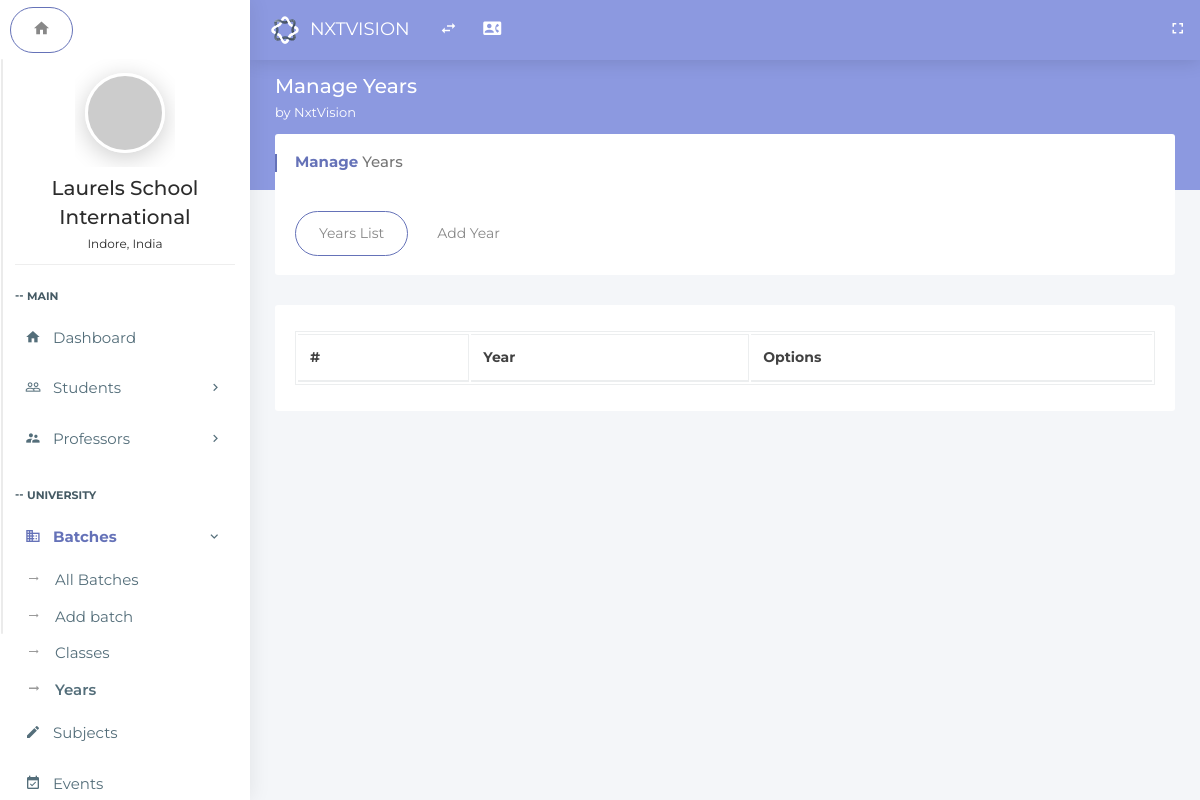
The app's page /index.php/years, older data.
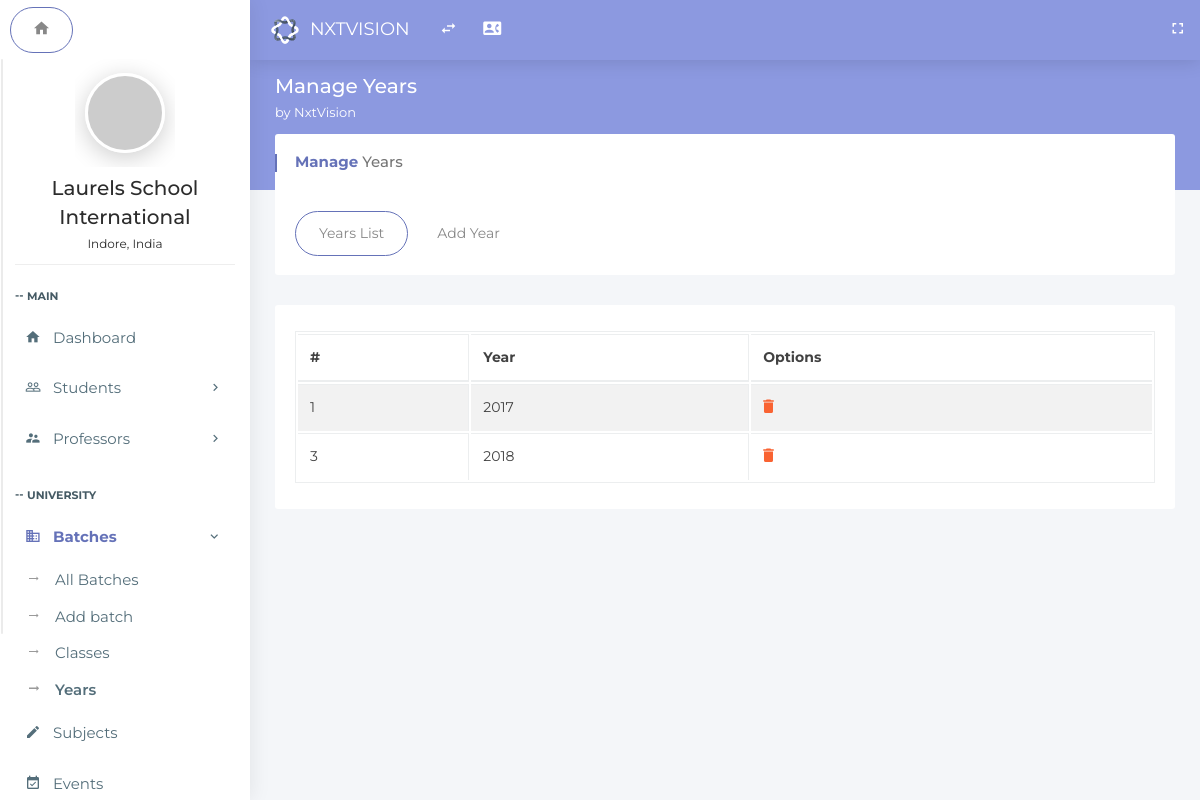
The same page, newer data.
### tables this page shows
CREATE TABLE `years_list` (
  `id` int(11) NOT NULL,
  `year` text NOT NULL
);

### application/controllers/Years.php (called while the page is built, shortened)
<?php
class Years extends MY_Controller {
	public function index()
	{
        $this->load->model('Years_model', '_years');
        $data['result'] = $this->_years->getAllYears();
		$this->load->view('years',$data);
	}
}

### index.php (called while the page is built, shortened)
<?php
require_once BASEPATH.'core/CodeIgniter.php';

### application/models/Years_model.php (called while the page is built, shortened)
<?php
class Years_model extends CI_Model
{
    public function getAllYears()
    {
        $query = $this->db->get('years_list');
        return $query;
    }
}

### application/views/years.php (the view, shortened to what this page needs)
<!doctype html>
<html class="no-js " lang="en">
<head>
<link rel="stylesheet" href="assets/plugins/bootstrap/css/bootstrap.min.css">
<link rel="stylesheet" href="assets/plugins/jquery-datatable/dataTables.bootstrap4.min.css">
<link rel="stylesheet" href="assets/css/main.css">
<link rel="stylesheet" href="assets/css/color_skins.css">
<link rel="stylesheet" href="assets/plugins/sweetalert/sweetalert.css"/>
</head>
<body class="<?php echo $theme;?>">
<nav class="navbar p-l-5 p-r-5">
    <ul class="nav navbar-nav navbar-left">
        <li>
            <div class="navbar-header">
                <a class="navbar-brand" href="<?php echo site_url('dashboard');?>"><img src="assets/images/logo.svg" width="30" alt="Oreo"><span class="m-l-10"><?php echo $company_name;?></span></a>
            </div>
        </li>
        <li><a href="javascript:void(0);" class="ls-toggle-btn" data-close="true"><i class="zmdi zmdi-swap"></i></a></li>
         <li><a href="contact.html" title="Contact List"><i class="zmdi zmdi-account-box-phone"></i></a></li>
        <li class="float-right">
            <a href="javascript:void(0);" class="fullscreen hidden-sm-down" data-provide="fullscreen" data-close="true"><i class="zmdi zmdi-fullscreen"></i></a>
        </li>
    </ul>
</nav>
<?php include "leftside.php";?>
<section class="content">
    <div class="block-header">
        <div class="row">
            <div class="col-lg-7 col-md-6 col-sm-12">
                <h2>Manage Years
                <small><?php echo $welcome_string;?></small>
                </h2>
            </div>
        </div>
    </div>
    <div class="container-fluid">
        <div class="row clearfix">
            <div class="col-lg-12">
                <div class="card">
                    <div class="header">
                        <h2><strong>Manage</strong> Years</h2>
                    </div>
                    <div class="body">
                        <ul class="nav nav-tabs padding-0">
                            <li class="nav-item"><a class="nav-link active" data-toggle="tab" href="#sublist">Years List</a></li>
                            <li class="nav-item"><a class="nav-link" data-toggle="tab" href="#addsub">Add Year</a></li>
                        </ul>
                    </div>
                </div>
                <div class="tab-content">
                    <div class="tab-pane active" id="sublist">
                        <div class="card">
                            <div class="body">
                                <div class="table-responsive">
                                    <table class="table table-bordered table-striped table-hover js-basic-example dataTable">
                                        <thead>
                                            <tr>
                                                <th>#</th>
                                                <th>Year</th>
                                                <th>Options</th>
                                            </tr>
                                        </thead>
                                        <tbody>
                                            <?php
                                            if(isset($result))
                                            {
                      foreach ($result->result() as $row) {
                          ?>
                                            <tr>
                                                <td><?php echo $row->id; ?></td>
                                                <td><?php echo $row->year; ?></td>
                                                <td>
                                                    <a href="javascript:showConfirmMessage('<?php echo $row->id; ?>','<?php echo $row->year; ?>');"><i class="zmdi zmdi-delete"></i>
                                                    </a>
                                                </td>
                                            </tr>
                      <?php
                      }} ?>
                                        </tbody>
                                    </table>
                                </div>
                            </div>
                        </div>
                    </div>
                </div>
            </div>
        </div>
    </div>
</section>
</body>
</html>

### application/views/LeftSide.php (shortened to what this page needs)
<aside id="leftsidebar" class="sidebar">
    <ul class="nav nav-tabs">
        <li class="nav-item"><a class="nav-link active" data-toggle="tab" href="#dashboard"><i class="zmdi zmdi-home"></i></a></li>
    </ul>
    <div class="tab-content">
        <div class="tab-pane stretchRight active" id="dashboard">
            <div class="menu">
                <ul class="list">
                    <li>
                        <div class="user-info">
                            <div class="image"><a href="profile.html"><img src="http://via.placeholder.com/80x80" alt="User"></a></div>
                            <div class="detail">
                                <h4><?php echo $schoolname;?></h4>
                                <small><?php echo $schoollocation;?></small>
                            </div>
                        </div>
                    </li>
                    <li class="header">MAIN</li>
                    <li <?php if( strcmp(basename($_SERVER['PHP_SELF']) ,'dashboard') ==0 )
                            echo 'class="active open"'; ?>  >
                        <a href="<?php echo site_url('dashboard') ?>"><i class="zmdi zmdi-home"></i><span>Dashboard</span></a>
                    </li>
                    <li <?php if( strcmp(basename($_SERVER['PHP_SELF']) ,'all_students') ==0 || strcmp(basename($_SERVER['PHP_SELF']) ,'add_students') ==0 || strcmp($this->uri->segment(1),'profile') == 0)
                        echo 'class="active open"'; ?> >
                        <a href="javascript:void(0);" class="menu-toggle"><i class="zmdi zmdi-accounts-outline"></i><span>Students</span> </a>
                    </li>
                    <li <?php if( strcmp(basename($_SERVER['PHP_SELF']) ,'all_professor') ==0 || strcmp(basename($_SERVER['PHP_SELF']) ,'add_professor') ==0)
                        echo 'class="active open"'; ?> >
                        <a href="javascript:void(0);" class="menu-toggle"><i class="zmdi zmdi-accounts-alt"></i><span>Professors</span> </a>
                    </li>
                    <li class="header">UNIVERSITY</li>
                    <li <?php if( strcmp(basename($_SERVER['PHP_SELF']) ,'classes') ==0 || strcmp(basename($_SERVER['PHP_SELF']) ,'years') ==0 )
                        echo 'class="active open"'; ?> >
                        <a href="javascript:void(0);" class="menu-toggle"><i class="zmdi zmdi-city-alt"></i><span>Batches</span> </a>
                        <ul class="ml-menu">
                            <li <?php if( strcmp(basename($_SERVER['PHP_SELF']) ,'Departments') ==0 )
                                echo 'class="active"'; ?>>
                                <a href="<?php echo site_url('Departments') ?>">All Batches</a>
                            </li>
                            <li <?php if( strcmp(basename($_SERVER['PHP_SELF']) ,'Departments') ==0 )
                                echo 'class="active"'; ?>>
                                <a href="<?php echo site_url('Departments/add_department');?>">Add batch</a>
                            </li>
                            <li <?php if( strcmp(basename($_SERVER['PHP_SELF']) ,'classes') ==0 )
                                echo 'class="active"'; ?>>
                                <a href="<?php echo site_url('classes') ?>">Classes</a>
                            </li>
                            <li <?php if( strcmp(basename($_SERVER['PHP_SELF']) ,'years') ==0 )
                                echo 'class="active"'; ?>>
                                <a href="<?php echo site_url('years');?>">Years</a>
                            </li>
                        </ul>
                    </li>
                    <li <?php if( strcmp(basename($_SERVER['PHP_SELF']) ,'subject') ==0 )
                            echo 'class="active open"'; ?>  >
                        <a href="<?php echo site_url('subject') ?>"><i class="zmdi zmdi-edit"></i><span>Subjects</span></a>
                    </li>
                    <li <?php if( strcmp(basename($_SERVER['PHP_SELF']) ,'event') ==0)
                        echo 'class="active"'; ?>>
                        <a href="<?php echo site_url('Events/event');?>"><i class="zmdi zmdi-calendar-check"></i><span>Events</span> </a>
                    </li>
                </ul>
            </div>
        </div>
    </div>
</aside>

### assets/css/color_skins.css (style rules this page uses)
.theme-purple .block-header h2 { color: #fff }
.theme-purple .block-header h2 small { color: #fff }
.theme-purple section.content:before { background-color: #8c99e0 }
.theme-purple .navbar, .theme-purple .page-loader-wrapper { background: #8c99e0 }
.theme-purple .sidebar .menu .list li.active { background-color: transparent }
.theme-purple .sidebar .menu .list li.active>:first-child i, .theme-purple .sidebar .menu .list li.active>:first-child span { color: #6572b8 }
.theme-purple .nav-tabs .nav-link.active { border: 1px solid #6572b8 !important }
.theme-purple .card .header h2:before { background: #6572b8 }
.theme-purple .card .header h2 strong { color: #6572b8 }

Row changes from the older to the newer data that the page shows:
added years_list: id "1", year "2017"
added years_list: id "3", year "2018"
